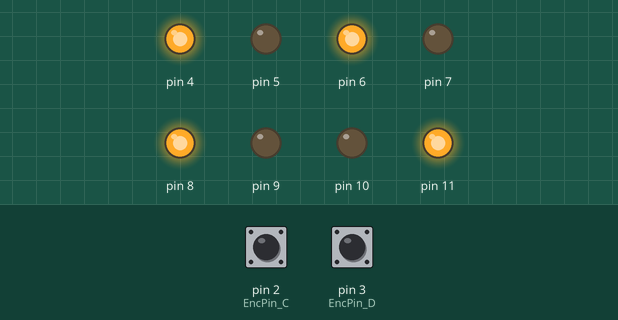
Recording of a sketch running on a simulated Arduino Uno, built with avr-gcc and run on an emulated ATmega328P. Parts: output pins drawn as LEDs (lit = HIGH). The test bench sets the inputs (shaded band); at power-on: pin 2 (EncPin_C) HIGH, pin 3 (EncPin_D) HIGH. What the sketch prints to the serial monitor is not drawn.

Above: at 0.1 s.
Timing chart, 0 to 1.6 s (numbered marks = the images above):
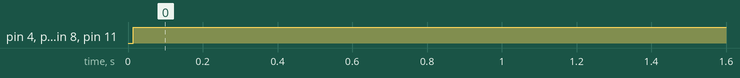

The sketch:

m_func.ino
```cpp
#include "mazeLib.h"

unsigned long mill_A = 0, mill_B = 0, mill_C = 0, mill_D = 0;
int EncMA = 0, EncMB = 0, EncMC = 0, EncMD = 0;

#define mA_IN1 4
#define mA_IN2 5
#define mB_IN1 6
#define mB_IN2 7
#define mC_IN1 8
#define mC_IN2 9
#define mD_IN1 11
#define mD_IN2 10

#define EncPin_A 18
#define EncPin_B 19
#define EncPin_C 2
#define EncPin_D 3

#define rpm 170 //скорость в об/мин
#define d 77 //диаметр в мм

MOTOR motorA(mA_IN1, mA_IN2, A, rpm, d, 3);
MOTOR motorB(mB_IN1, mB_IN2, B, rpm, d, 3);
MOTOR motorC(mC_IN1, mC_IN2, C, rpm, d, 3);
MOTOR motorD(mD_IN1, mD_IN2, D, rpm, d, 3);

//изменение энкодеров
void enc_A() {
  motorA.writeEnc();
}
void enc_B() {
  motorB.writeEnc();
}
void enc_C() {
  motorC.writeEnc();
}
void enc_D() {
  motorD.writeEnc();
}

void clearAllEnc() {
  motorA.clear_enc();
  motorB.clear_enc();
  motorC.clear_enc();
  motorD.clear_enc();
}

void setup() {
  Serial.begin(115200);
  attachInterrupt(5, enc_A, RISING);
  attachInterrupt(4, enc_B, RISING);
  attachInterrupt(0, enc_C, RISING);
  attachInterrupt(1, enc_D, RISING);
  pinMode(EncPin_A, INPUT); // Инициализируем пин Encoder_output_A на вход
  pinMode(EncPin_B, INPUT); // Инициализируем пин Encoder_output_B на вход
  pinMode(EncPin_C, INPUT); // Инициализируем пин Encoder_output_C на вход
  pinMode(EncPin_D, INPUT); // Инициализируем пин Encoder_output_D на вход
  pinMode(A0, INPUT);
  pinMode(A1, INPUT);
  pinMode(A2, INPUT);
  pinMode(A3, INPUT);
}

void loop() {
  // put your main code here, to run repeatedly:
  //motorA.justRun(255);
  //motorA.justSpeed(40);
  motorA.followSpeed(50);
  motorB.followSpeed(50);
  motorC.followSpeed(50);
  motorD.followSpeed(50);
  Serial.println(motorA.encoder());
  //Serial.println();
  delay(10);
}
```

mazeLib.h
```cpp
#define sgn(x) ((x) < 0 ? -1 : ((x) > 0 ? 1 : 0))
#define A A3
#define B A2
#define C A0
#define D A1

//class ENC {
//  public:
//    ENC(byte pin1, byte pin2) {
//      _pin1 = pin1;
//      _pin2 = pin2;
//    }
//
//    void ewrite() {
//      if (digitalRead(_pin2) > 0) _myEnc++;//Увеличение энкодера A
//      else _myEnc--;
//    }
//
//    void eclear() {
//      _myEnc = 0;
//    }
//
//    void eread() {
//      return _myEnc;
//    }
//  private:
//    byte _pin1;
//    byte _pin2;
//    uint32_t _myEnc;
//};

class MOTOR {
  public:
    MOTOR(byte pin1, byte pin2, char pinEnc, float RPM, int16_t d_mm, float k) {
      _pinEnc = pinEnc;
      _d_mm = d_mm;
      _pin1 = pin1;
      _pin2 = pin2;
      _RPM = RPM;
      _k = k;
    }

    void justRun(uint16_t msp) {
      _msp = msp;
      analogWrite(_pin1, max(_msp, 0));
      analogWrite(_pin2, sgn(_msp) * min(_msp, 0));
    }

    void justSpeed(float motorSpeed) {
      _motorSpeed = constrain(motorSpeed, -(_RPM * M_PI * _d_mm / 60 / 10), _RPM * M_PI * _d_mm / 60 / 10);         //скорость в см/сек
      _speed = map(_motorSpeed, -(_RPM * M_PI * _d_mm / 600), _RPM * M_PI * _d_mm / 600, -255, 255);                // об/мин мотора * Пи * диаметр в мм, переводим мм/мин в см/cек и переводим в диапозон от -255 до 255
      _motorSpeed = _RPM * map(abs(_speed), 0, 255, 0, 1000) * M_PI * _d_mm / 1000 / 600;                           // об/мин мотора * скорость(от 0 до 1) * Пи * диаметр в мм, переводим мм/мин в см/cек
      _fixSpeed = map(_motorSpeed, -(_RPM * M_PI * _d_mm / 600), _RPM * M_PI * _d_mm / 600, -255, 255);             // переводим в диапозон от -255 до 255

      //      _motorSpeed = constrain(motorSpeed, -(_RPM * M_PI * _d_mm / 60 / 10), _RPM * M_PI * _d_mm / 60 / 10); //скорость в см/сек
      //      _fixSpeed = map(_motorSpeed, -(_RPM * M_PI * _d_mm / 600), _RPM * M_PI * _d_mm / 600, -255, 255);// переводим в диапозон от -255 до 255

      //      Serial.print("fixSpeed ");
      //      Serial.println(_motorSpeed);

      analogWrite(_pin1, max(_fixSpeed, 0));
      analogWrite(_pin2, sgn(_fixSpeed) * min(_fixSpeed, 0));
    }

    void writeEnc() {
      if (digitalRead(_pinEnc) > 0) _enc++;//Увеличение энкодера C
      else _enc--;//Уменьшение энкодера C
    }

    int encoder() {
      return _enc;
    }

    void clear_enc() {
      _enc = 0;
    }

    //
    //      _goalSpeed = constrain(_goalSpeed, -(_RPM * M_PI * _d_mm / 60 / 10), _RPM * M_PI * _d_mm / 60 / 10); // об/мин мотора * Пи * диаметр в мм / переводим в сек / переводим в см - получаем скорость в см/сек
    //      _speed = map(_goalSpeed, -(_RPM * M_PI * _d_mm / 60 / 10), _RPM * M_PI * _d_mm / 60 / 10, -255, 255); // переводим в диапазон от -255 до 255
    //      _encSpeed = abs(_deltaEnc) / (millis() - _start_time);
    //      _fixSpeed = constrain(_speed + (_goalSpeed - _encSpeed) * _k, -255, 255);
    //      //_motorSpeed
    //      analogWrite(_pin1, max(_fixSpeed, 0));
    //      analogWrite(_pin2, sgn(_fixSpeed) * min(_fixSpeed, 0));

    //      if (start_time != _start_time) _enc = 0;
    //      _start_time = start_time;
    //      _encSpeed = _enc * 60000 / (millis() - _start_time)  / 370; //об/мин
    //      _speed =

    void followSpeed(float goalSpeed) {
      _goalSpeed = goalSpeed; //скорость в см/сек
      _goalSpeed = constrain(_goalSpeed, -(_RPM * M_PI * _d_mm / 60 / 10), _RPM * M_PI * _d_mm / 60 / 10);    //ограничиваем до максимально возможной мотором
      _speed = map(_goalSpeed, -(_RPM * M_PI * _d_mm / 600), _RPM * M_PI * _d_mm / 600, -255, 255);           // об/мин мотора * Пи * диаметр, переводим в см/сек и переводим в диапозон от -255 до 255
      _motorSpeed = _RPM * map(abs(_speed), 0, 255, 0, 100) * M_PI * _d_mm / 60 / 100 / 10;                   // об/мин мотора / (переводим в об/сек) * скорость(от 0 до 1) * Пи * диаметр в мм / (переводим в см) - поучаем см/сек
      _encSpeed = abs(_deltaEnc) * M_PI * _d_mm / (millis() - _start_time) * 100 / 370;                       //значение энкодера  * Пи * диаметр в мм / (переводим в см) / время в мс * (переводим мс в сек) / кол-во тиков за 1 оборот колеса - получаем см/сек
      _fixSpeed = constrain(_speed + sgn(_speed) * (_motorSpeed - _encSpeed) * _k, -255, 255);
      //      Serial.print("goalSpeed ");
      //      Serial.print(_goalSpeed);
      //      Serial.print(" Speed ");
      //      Serial.print(_speed);
      //      Serial.print(" encSpeed ");
      //      Serial.print(_encSpeed);
      //      Serial.print(" motorSpeed ");
      //      Serial.print(_motorSpeed);
      //      Serial.print(" err ");
      //      Serial.println(_motorSpeed - _encSpeed);
      //      Serial.print("fixSpeed ");
            Serial.println(_fixSpeed);
      //      Serial.println(" ");
      analogWrite(_pin1, max(_fixSpeed, 0));
      analogWrite(_pin2, sgn(_fixSpeed) * min(_fixSpeed, 0));
      _start_time = millis();
      _deltaEnc = _enc - _encOld;
      _encOld = _enc;
    }

  private:
    float _k;
    byte _pin1;
    byte _pin2;
    double _enc;
    double _deltaEnc;
    double _encOld;
    char _pinEnc;
    float _goalSpeed;
    float _encSpeed;
    double _motorSpeed;
    float _speed;
    uint16_t _msp;
    float _RPM;
    int16_t _fixSpeed;
    int16_t _d_mm;
    uint32_t _start_time;
};
```

Measured:
- by itself, pin 4: LOW → HIGH at 0.01 s
- by itself, pin 6, pin 8, pin 11: LOW → HIGH at 0.00 s
